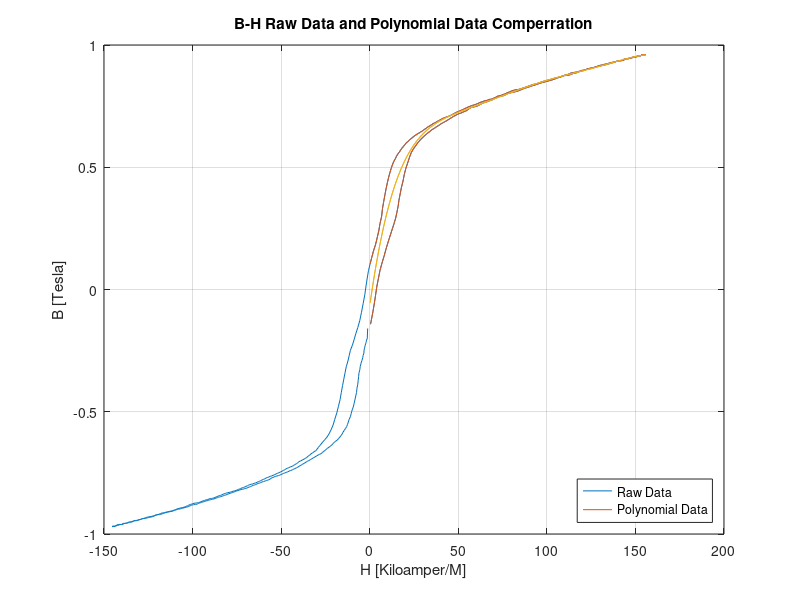
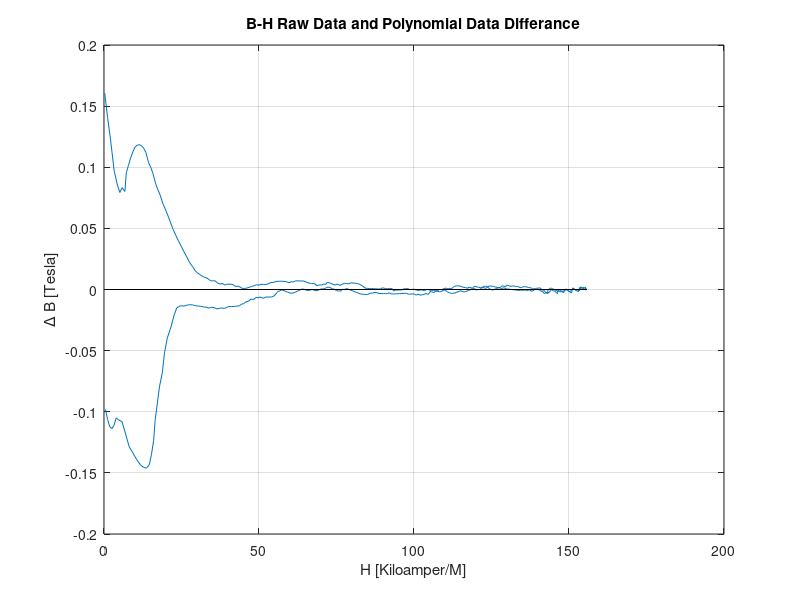

MATLAB code for these plots, in order:
%% Matlab initialization
format compact
close all
clc
%% Raw Data
H = [
    0.464409349
1.161022577
1.857635806
2.554249034
3.250863854
3.947477082
4.87629578
5.805114479
6.966138648
8.127161225
9.055979924
9.984797031
10.91361573
11.84243284
12.77125154
13.70007023
14.62888893
15.32550216
16.02211698
16.48652633
17.18313956
17.87975279
18.80857148
19.50518471
20.43400182
21.5950244
22.5238431
23.45266179
24.61368437
25.77470695
26.70352565
27.63234435
28.56116145
29.48998015
30.41879885
31.11541208
32.04423078
32.97304948
33.90186817
34.59848299
35.52730169
36.4561188
37.15273203
37.84934526
38.77816236
39.47477559
40.17139041
41.10020911
42.02902781
42.72564263
43.65446133
44.35107455
45.04768937
45.7443026
46.67311971
47.36973294
48.29855164
48.99516486
49.69177809
50.38839291
51.31721161
52.24603031
53.17484901
54.10366771
54.80028093
55.49689416
55.96130192
56.65791515
57.35452838
58.28334708
59.21216577
60.14098447
61.06980317
61.76641799
62.46303122
63.15964445
63.85625768
64.5528709
65.48168801
66.41050671
67.10712153
68.03594023
68.73255346
69.42916828
70.1257815
70.82239473
71.51900955
72.21562437
72.9122376
73.60885083
74.30546406
75.00207728
75.69869051
76.39530374
76.85971309
77.55632791
78.25294114
79.18175984
80.11057853
81.03939723
81.96821593
82.89703463
83.59364786
84.29026109
84.98687432
85.45128207
85.91569142
86.61230465
87.076714
87.77332882
88.70214752
89.39876075
90.09537557
90.79199039
91.48860361
91.95301296
92.64962619
93.34623942
94.04285265
94.73946588
95.4360791
96.13269392
96.82930715
97.52592038
98.2225352
98.91915002
99.61576325
100.0801726
100.7767874
101.2411968
101.93781
102.6344232
103.3310365
103.7954442
104.4920574
104.9564668
105.1886723
105.6530816
106.3496964
106.8141058
107.510719
108.2073322
108.9039471
109.3683564
110.0649696
110.7615829
111.4581961
112.1548093
112.8514225
113.3158319
113.7802412
114.2446506
114.7090599
115.1734693
115.8700825
116.3344919
117.0311067
117.495516
117.9599254
118.4243347
119.1209496
119.5853589
120.0497683
120.7463815
121.2107908
121.6751986
122.1396063
122.6040141
123.0684235
123.5328328
123.9972421
124.4616515
125.1582663
125.6226757
126.087085
126.5514944
127.0159037
127.2481076
127.7125169
128.1769263
128.6413356
129.105745
129.8023582
130.266766
130.7311737
131.1955831
131.6599924
132.1244018
132.5888111
133.0532205
133.5176298
133.9820392
134.2142447
134.678654
135.1430633
135.3752672
135.8396766
136.3040859
136.7684953
137.2329046
137.697314
138.1617233
138.3939272
138.6261327
138.8583381
139.3227475
139.5549514
140.0193607
140.2515646
140.7159724
140.9481762
141.4125856
141.8769949
142.3414043
142.8058136
143.270223
143.5024269
143.7346307
143.9668346
144.1990401
144.4312456
144.8956549
145.3600643
145.8244736
146.0566775
146.2888814
146.2888814
146.2888814
146.5210868
146.7532923
147.2177017
147.4499071
147.9143165
148.1465204
148.3787242
148.3787242
148.6109281
148.843132
149.0753359
149.3075397
149.5397436
150.004153
150.2363584
150.4685639
150.7007694
150.9329749
150.9329749
150.9329749
151.1651787
151.1651787
151.3973826
151.6295865
151.8617904
151.8617904
152.0939943
152.3261997
152.5584052
152.5584052
152.7906107
153.0228161
153.0228161
153.25502
153.4872255
153.4872255
153.7194294
153.7194294
153.4872255
153.7194294
153.9516332
153.9516332
154.1838371
154.416041
154.416041
154.6482465
154.6482465
154.6482465
154.6482465
154.6482465
154.6482465
154.8804519
155.1126574
155.3448629
155.5770684
155.3448629
155.3448629
155.3448629
155.3448629
155.3448629
155.5770684
155.3448629
155.3448629
155.3448629
155.3448629
155.3448629
155.3448629
155.3448629
155.1126574
154.8804519
154.6482465
154.6482465
154.416041
154.416041
154.416041
154.416041
154.416041
154.1838371
153.9516332
153.7194294
153.4872255
153.2550216
153.2550216
153.2550216
153.2550216
153.2550216
153.2550216
153.0228161
152.7906107
152.5584052
152.3261997
152.3261997
152.3261997
152.3261997
152.0939958
151.861792
151.3973826
151.1651787
150.9329749
150.7007694
150.4685639
150.2363584
150.004153
149.7719475
149.7719475
149.5397436
149.3075397
149.0753359
148.843132
148.6109281
148.3787242
148.1465204
147.9143165
147.6821126
147.4499087
147.2177032
146.9854978
146.7532923
146.288883
145.8244736
145.5922697
145.1278604
144.663451
144.4312456
143.9668362
143.7346307
143.5024269
143.270223
143.0380191
143.0380191
142.5736098
142.3414043
142.1091988
141.8769933
141.412584
140.9481762
140.4837685
140.0193607
139.554953
139.0905436
138.8583381
138.6261327
138.1617233
137.9295179
137.4651085
137.0006992
136.5362898
136.3040843
135.6074711
135.1430618
134.6786524
134.2142431
133.5176298
133.0532205
132.8210166
132.5888127
132.1244034
131.659994
131.4277886
130.9633792
130.266766
129.8023582
129.5701543
128.8735411
128.4091318
127.9447224
127.4803131
126.7836982
126.3192889
125.6226757
125.1582663
124.693857
124.2294476
123.7650383
123.3006289
122.8362196
122.1396063
121.4429931
120.7463799
120.2819705
119.5853573
119.120948
118.8887441
118.4243347
117.7277215
117.2633122
116.5666973
116.102288
115.4056748
114.7090599
114.2446506
113.7802412
113.0836264
112.6192171
112.1548093
111.6904
110.9937867
110.2971735
109.6005603
109.1361509
108.2073322
107.7429229
107.0463097
106.3496948
105.65308
105.1886707
104.4920574
103.7954442
103.3310365
102.6344232
101.93781
101.2411968
100.7767874
100.0801726
99.38355937
98.68694614
97.99033132
97.2937165
96.59710327
96.13269392
95.4360791
94.73946588
94.04285265
93.5784433
92.88183007
92.18521684
91.48860361
90.79199039
89.86317169
89.16655687
88.46994364
87.77332882
87.076714
86.38010077
85.68348754
84.98687432
84.29026109
83.36144398
82.66483075
81.73601205
81.03939723
80.34278401
79.64616919
78.94955437
78.25294114
77.55632791
76.85971309
76.16309986
75.23428275
74.53766953
73.60885083
72.68003372
71.98342049
71.51901114
70.82239632
70.1257831
69.42916828
68.73255346
67.80373476
66.87491606
66.17830124
65.24948413
64.32066703
63.39184833
62.6952351
61.76641799
61.06980317
60.37318835
59.67657512
58.74775643
58.05114161
57.35452838
56.42571127
55.49689257
54.80027934
53.87146224
52.94264354
52.24602872
51.54941549
50.62059679
49.92398197
49.22736874
48.53075552
47.60193682
46.90532359
46.20871036
45.27989166
44.35107296
43.42225426
42.49343557
41.33241299
40.63579976
39.70698106
39.01036783
38.08155073
37.61714138
36.68832268
35.75950557
35.06289234
34.36627752
33.20525495
32.50864172
31.8120269
30.8832082
30.18659497
29.48998015
28.56116145
27.63234435
26.70352565
25.77470695
24.84588984
23.91707114
22.98825244
22.29163922
21.36282052
20.43400182
19.73738859
19.04077536
18.11195666
17.41534344
16.71873021
15.78991151
15.09329669
14.39668346
13.46786476
12.77124994
12.07463672
11.37802349
10.68141026
9.984797031
9.288183803
8.591570575
7.894957346
7.198342527
6.733933177
5.805114479
5.108499659
4.179680961
3.250862262
2.089839684
1.161022577
0.23220547
-0.696613228
-1.393226456
-2.089839684
-2.786454504
-3.715273203
-4.644091901
-5.5729106
-6.733934769
-7.894957346
-8.823776045
-9.752593152
-10.91361573
-11.61022896
-12.30684219
-13.23566088
-13.9322757
-14.62888893
-15.32550216
-16.02211698
-16.71873021
-17.64754732
-18.57636601
-19.73738859
-20.6662057
-21.82722828
-22.98825244
-24.14927502
-25.3102976
-26.47132018
-27.40013888
-28.32895598
-29.02556921
-29.72218403
-30.41879885
-31.34761755
-32.27643625
-33.20525495
-33.90186817
-34.83068687
-35.5273001
-36.22391333
-37.15273203
-38.08155073
-39.01036783
-39.93918653
-40.63580135
-41.33241458
-42.26123328
-42.9578481
-43.8866668
-44.8154855
-45.74430419
-46.44091742
-47.36973453
-48.06634776
-48.76296099
-49.45957421
-50.38839291
-51.31721161
-52.01382484
-52.94264354
-53.87146224
-54.56807546
-55.26468869
-56.19350739
-56.89012062
-57.58673385
-58.51555255
-59.21216737
-59.90878059
-60.83759929
-61.53421411
-62.23082734
-62.92744057
-63.6240538
-64.32066703
-65.24948413
-65.94609736
-66.87491606
-67.80373476
-68.50034799
-68.96475733
-69.89357603
-70.59018926
-71.28680408
-71.9834189
-72.9122376
-73.37664695
-74.07326018
-74.76987341
-75.46648663
-76.16309986
-77.09191856
-77.78853338
-78.48514661
-79.41396531
-80.11058013
-80.80719335
-81.50380658
-82.2004214
-82.89703463
-83.59364786
-84.29026109
-84.98687432
-85.68348754
-86.14789689
-86.84451012
-87.30891947
-88.00553429
-88.70214752
-89.39876075
-90.09537557
-90.79199039
-91.48860361
-92.18521684
-92.88183007
-93.34623783
-94.04285106
-94.73946428
-95.20387363
-95.90048845
-96.59710327
-97.2937165
-97.75812585
-98.45474067
-99.1513539
-99.84796713
-100.5445819
-101.2411968
-101.93781
-102.4022193
-102.8666287
-103.3310365
-103.7954442
-104.2598536
-104.7242629
-105.4208761
-105.8852855
-106.5819003
-107.0463097
-107.7429229
-108.4395377
-109.1361525
-109.6005619
-110.2971751
-110.7615844
-110.9937883
-111.4581961
-111.9226038
-112.3870132
-113.0836264
-113.7802396
-114.244649
-114.9412638
-115.4056732
-115.8700825
-116.5666973
-117.0311067
-117.495516
-117.9599254
-118.4243347
-118.6565386
-119.120948
-119.5853573
-120.2819705
-120.514176
-120.9785854
-121.4429947
-121.9074025
-122.1396063
-122.8362196
-123.3006289
-123.9972421
-124.4616515
-124.9260608
-125.3904702
-125.8548795
-126.087085
-126.5514944
-127.0159037
-127.2481076
-127.7125169
-128.1769263
-128.4091318
-128.6413372
-129.1057466
-129.3379505
-129.5701543
-130.0345621
-130.4989699
-130.7311737
-131.1955831
-131.6599924
-131.8921979
-132.3566073
-132.8210166
-133.0532205
-133.2854244
-133.7498337
-133.7498337
-133.9820392
-134.4464485
-134.9108579
-135.1430618
-135.6074711
-135.839675
-136.0718805
-136.3040859
-136.5362914
-137.0007007
-137.4651101
-137.697314
-137.9295179
-138.3939272
-138.6261327
-138.8583381
-139.0905436
-139.3227491
-139.554953
-139.7871568
-139.7871568
-140.0193607
-140.2515646
-140.2515646
-140.4837685
-140.9481762
-141.1803801
-141.412584
-141.6447879
-141.6447879
-141.6447879
-141.8769933
-142.1091988
-142.3414043
-142.5736098
-142.8058152
-142.8058152
-142.8058152
-143.0380191
-143.270223
-143.5024269
-143.7346307
-143.9668346
-143.9668346
-143.9668346
-143.9668346
-143.9668346
-143.9668346
-143.9668346
-143.9668346
-143.9668346
-143.9668346
-144.1990401
-144.4312456
-144.663451
-144.8956565
-145.127862
-145.127862
-145.127862
-145.127862
-145.127862
-145.127862
-145.127862
-145.127862
-145.127862
-144.8956565
-144.8956565
-145.1278604
-145.1278604
-145.1278604
-145.3600659
-145.3600659
-145.127862
-145.127862
-145.127862
-145.127862
-144.8956565
-144.8956565
-144.8956565
-144.8956565
-144.663451
-144.8956565
-144.8956565
-144.663451
-144.4312456
-144.4312456
-144.1990401
-143.9668346
-143.9668346
-143.9668346
-143.9668346
-143.9668346
-143.9668346
-143.7346307
-143.5024269
-143.270223
-143.0380191
-142.8058152
-142.8058152
-142.8058152
-142.8058152
-142.8058152
-142.5736098
-142.5736098
-142.5736098
-142.1092004
-141.8769949
-141.8769949
-141.6447895
-141.412584
-141.412584
-141.412584
-141.1803801
-140.9481762
-140.7159724
-140.7159724
-140.2515646
-140.0193607
-139.7871568
-139.3227475
-139.0905436
-139.0905436
-138.8583381
-138.6261327
-138.6261327
-138.3939272
-137.9295179
-137.697314
-137.4651101
-137.2329062
-136.7684969
-136.5362914
-136.3040859
-136.0718805
-135.6074711
-135.3752672
-135.1430633
-134.9108595
-134.4464501
-134.2142447
-133.9820392
-133.7498337
-133.5176282
-133.2854244
-133.0532205
-132.5888111
-132.1244018
-131.6599924
-131.427787
-130.9633776
-130.7311737
-130.266766
-129.8023582
-129.3379505
-129.1057466
-128.8735427
-128.6413372
-128.4091318
-128.1769263
-127.7125169
-127.2481076
-126.7836982
-126.3192889
-125.8548795
-125.3904702
-124.9260608
-124.4616515
-123.9972421
-123.5328328
-123.0684235
-122.6040141
-122.3718102
-121.9074025
-121.4429947
-121.2107908
-120.7463815
-120.2819721
-119.8175628
-119.120948
-118.6565386
-118.1921293
-117.7277199
-117.2633106
-117.0311067
-116.3344919
-115.8700825
-115.4056732
-114.9412638
-114.4768545
-114.2446506
-113.7802412
-113.083628
-112.6192187
-112.1548093
-111.4581961
-110.9937883
-110.7615844
-110.2971751
-109.6005619
-109.1361525
-108.6717432
-107.9751284
-107.2785151
-106.8141058
-106.3496964
-105.6530816
-105.1886723
-104.7242629
-104.2598536
-103.5632403
-103.0988326
-102.4022193
-101.93781
-101.2411968
-100.7767874
-100.0801726
-99.38355937
-98.68694614
-98.22253679
-97.52592197
-97.06151262
-96.59710327
-96.13269392
-95.4360791
-94.97166975
-94.27505653
-93.81064718
-93.11403395
-92.64962619
-91.72080908
-91.25639973
-90.55978651
-89.86317169
-89.16655687
-88.70214752
-88.00553429
-87.30891947
-86.61230624
-85.91569301
-85.45128366
-84.75467044
-84.05805721
-83.36144398
-82.66483075
-81.96821752
-81.2716027
-80.57498948
-80.11058013
-79.41396531
-78.71735049
-78.02073726
-77.55632791
-76.85971309
-76.39530374
-75.69869051
-75.23428116
-74.30546246
-73.60884924
-72.68003213
-71.9834189
-71.0546002
-70.59019085
-69.89357763
-69.42916828
-68.73255346
-68.03594023
-67.339327
-66.64271218
-65.71389348
-65.01728025
-64.32066703
-63.6240538
-62.92744057
-62.23082734
-61.53421411
-60.83759929
-59.90878059
-58.9799619
-58.28334708
-57.58673226
-56.89011903
-56.1935058
-55.72909804
-55.03248481
-54.10366771
-53.17484901
-52.47823419
-51.54941549
-50.85280226
-50.15618744
-49.45957421
-48.76296099
-48.06634776
-47.13752906
-46.20871195
-45.51209872
-44.58328003
-43.65446133
-42.9578481
-42.26123328
-41.33241458
-40.63580135
-39.93918653
-39.24257171
-38.54595848
-37.84934526
-37.15273203
-36.4561188
-35.75950557
-35.06289234
-34.36627752
-33.43745883
-32.7408456
-31.8120269
-30.8832082
-29.9543895
-29.25777468
-28.32895598
-27.40013888
-26.70352565
-26.23911789
-25.31030078
-24.61368755
-23.91707274
-22.98825404
-22.05943534
-21.36282052
-20.6662057
-19.96959247
-19.27297924
-18.34416054
-17.64754732
-16.95093409
-16.25432086
-15.55770604
-15.09329669
-14.39668346
-13.70007023
-13.00345541
-12.53904606
-12.07463672
-11.61022737
-10.91361414
-10.44920638
-9.984798622
-9.288185394
-8.823776045
-8.359366696
-7.894957346
-7.430547997
-7.198344118
-6.733934769
-6.501729299
-6.269523828
-6.037318358
-5.572909008
-5.34070513
-4.87629578
-4.411886431
-3.947477082
-3.715271611
-3.250862262
-3.250862262
-3.018658383
-2.786454504
-2.554250625
-2.322045155
-2.089841276
-1.857635806
-1.857635806
-1.393226456
-1.161022577


];

B = [
    -0.141947651
-0.115956136
-0.088952277
-0.058911395
-0.025833504
0.009269079
0.044261841
0.078242281
0.109075889
0.136872466
0.16174181
0.18458649
0.206418791
0.227238758
0.248058702
0.26887869
0.291723347
0.314677837
0.339656995
0.364745985
0.390737479
0.416728972
0.443622991
0.470626819
0.496508525
0.521268064
0.54208803
0.55987097
0.574507075
0.586106153
0.595790349
0.604462233
0.61212176
0.618768952
0.625416122
0.630148433
0.635783246
0.641418082
0.646040583
0.650772871
0.655395349
0.659005516
0.66272547
0.666445424
0.670055568
0.673775522
0.677495476
0.681105642
0.684715764
0.68742336
0.691033504
0.694753458
0.697461055
0.701181031
0.70479122
0.708511174
0.711108961
0.714828893
0.716524133
0.71923173
0.720817205
0.724427371
0.727025202
0.729623033
0.732330653
0.736050584
0.738867992
0.741575589
0.744283208
0.745868661
0.747454135
0.74903961
0.751637441
0.75434506
0.757052679
0.759760276
0.762467874
0.764163136
0.765748589
0.768346377
0.771054017
0.772639492
0.774334754
0.777042373
0.77974997
0.781445211
0.78415283
0.786860448
0.788555711
0.789238661
0.790933945
0.791616851
0.793312114
0.795007376
0.797824805
0.799520089
0.802227686
0.803813117
0.805398569
0.806984022
0.808569474
0.810154971
0.811850278
0.81354554
0.815240803
0.817045875
0.818850947
0.82054621
0.822351304
0.824046566
0.825632018
0.827327281
0.829022543
0.830717805
0.83241309
0.834218184
0.834901089
0.836596352
0.838291614
0.839986877
0.84168214
0.843377446
0.845072708
0.846767971
0.847450876
0.849146138
0.850841378
0.851634116
0.852317043
0.854122137
0.854805065
0.856500327
0.85819559
0.860000663
0.86068359
0.862488684
0.864403566
0.865196325
0.865879275
0.867684324
0.869379565
0.870062493
0.871757733
0.873562783
0.875258067
0.874928638
0.875611566
0.876294516
0.877989801
0.878782538
0.880587632
0.881380369
0.883185441
0.883978179
0.884661106
0.885453844
0.887149106
0.888954156
0.889746871
0.891551921
0.893247183
0.89403992
0.893820323
0.895515585
0.896308323
0.898113395
0.899918468
0.90172354
0.902516278
0.903309015
0.903089395
0.902869776
0.903552725
0.904345485
0.906150579
0.906943316
0.90874841
0.909650935
0.910443651
0.910224031
0.912029103
0.912821818
0.913504724
0.91429744
0.915090156
0.915882893
0.91667563
0.917468368
0.918261105
0.919053842
0.919846579
0.920639317
0.921541864
0.922334601
0.923127338
0.924029885
0.924822623
0.92561536
0.926408097
0.928213169
0.92799355
0.928786265
0.92968879
0.930591315
0.931493862
0.933298912
0.934201437
0.934994152
0.935896677
0.936689393
0.936579606
0.936360008
0.937152768
0.93693317
0.936713551
0.937506266
0.939421148
0.939311317
0.941226199
0.942128745
0.943031292
0.942811673
0.94360441
0.943384791
0.943274981
0.943165172
0.944177528
0.945189885
0.946092432
0.946994979
0.947787716
0.947677906
0.947458287
0.947348477
0.948251002
0.949263337
0.950165862
0.95106841
0.951970957
0.951861169
0.951751382
0.951531785
0.951421975
0.951312165
0.951202355
0.952104879
0.953117214
0.954129549
0.955032074
0.956044409
0.955934599
0.95582479
0.95571498
0.95571498
0.955605171
0.955495361
0.955385551
0.955385551
0.955275741
0.955165931
0.956178288
0.957080835
0.957983382
0.958995738
0.958885951
0.958885951
0.95899576
0.958885951
0.958776142
0.959788476
0.959678667
0.959568857
0.959568857
0.959459047
0.959459047
0.959459047
0.959459047
0.959459047
0.959459047
0.959349237
0.959239427
0.959129617
0.959019807
0.960141952
0.960141952
0.960141952
0.960141952
0.960141952
0.959019807
0.959129617
0.959129617
0.960141974
0.960141974
0.960141974
0.961154309
0.961154309
0.960251762
0.960361572
0.960471382
0.959459047
0.959568857
0.959568857
0.959568857
0.959568857
0.959568857
0.959678667
0.959788476
0.959898286
0.958995738
0.958093191
0.958093191
0.957080834
0.956068478
0.957080834
0.957080834
0.956178288
0.956288098
0.956397908
0.955495361
0.955495361
0.955495361
0.955495361
0.95560517
0.95571498
0.955934599
0.955032074
0.954129549
0.953227024
0.952324499
0.951421975
0.951531785
0.951641595
0.951641595
0.951751382
0.951861169
0.950958622
0.95106841
0.950165862
0.949263337
0.948360812
0.948470621
0.947568096
0.946665549
0.946775359
0.945872812
0.945982622
0.945189885
0.945409504
0.944506957
0.944726576
0.943933839
0.944043649
0.943250934
0.942348387
0.941445862
0.940543336
0.938628454
0.937616098
0.936823382
0.935920836
0.935018289
0.935128099
0.935347696
0.934554959
0.934774577
0.93398184
0.933189102
0.932396387
0.932506196
0.93160365
0.930810934
0.930920744
0.930128029
0.929335314
0.928542599
0.928652409
0.926957146
0.926164409
0.924359315
0.923566578
0.922883628
0.92209089
0.921188343
0.921298153
0.920505415
0.9197127
0.918810153
0.918017416
0.917334466
0.916541706
0.914626824
0.913943918
0.913151203
0.911346175
0.909541147
0.908858242
0.908065527
0.907382599
0.90658984
0.90579708
0.905004321
0.903199227
0.901394133
0.900601396
0.899918468
0.898223183
0.897540233
0.896747496
0.896064568
0.894259496
0.893356971
0.892564256
0.891881328
0.890076278
0.889393373
0.888600657
0.887917752
0.887234846
0.886442109
0.88564935
0.883954066
0.882148972
0.880343899
0.879551162
0.877855899
0.877172971
0.875477687
0.873672593
0.872087118
0.870282068
0.868586828
0.867903922
0.86620866
0.865415945
0.864733017
0.863037733
0.86123266
0.860549732
0.858854448
0.857159163
0.856366426
0.855683499
0.853988236
0.852292974
0.851610046
0.849914784
0.848219522
0.84641445
0.844719188
0.843023925
0.841328663
0.839523591
0.83985302
0.838157757
0.836462494
0.83476721
0.833181713
0.830474072
0.82877881
0.827083548
0.825388286
0.823693045
0.821997805
0.82030252
0.818607236
0.818034117
0.81735119
0.815765715
0.814070431
0.812375146
0.810679862
0.807972266
0.806277025
0.804581785
0.801874188
0.799166591
0.797581116
0.794873496
0.793288022
0.791702547
0.790007262
0.787189855
0.785494593
0.782786996
0.781091756
0.778384159
0.777811041
0.77521321
0.773517926
0.771932451
0.770346976
0.767749145
0.766053904
0.763456116
0.76074852
0.75905328
0.756345682
0.754760186
0.753064902
0.751369617
0.748771785
0.746173998
0.743466423
0.740868635
0.737258491
0.734550894
0.73285561
0.730257778
0.727550138
0.725854853
0.723147212
0.719537068
0.716829471
0.714121873
0.710511729
0.707913942
0.706328468
0.702718302
0.70023028
0.697522682
0.693912538
0.690192584
0.687594797
0.684777412
0.681167246
0.678569436
0.674849504
0.671129551
0.66661686
0.662896906
0.659176952
0.654554451
0.650834498
0.647114544
0.6435044
0.638881921
0.635271755
0.630649254
0.626026753
0.620391917
0.61475706
0.610024749
0.604389914
0.597742744
0.591998098
0.58524114
0.577581636
0.569812299
0.562042984
0.553371122
0.544589451
0.533783111
0.522074245
0.509243191
0.494387489
0.477507074
0.458601968
0.43767217
0.413705367
0.387713852
0.359697667
0.330669126
0.299506105
0.269575039
0.239534185
0.210615475
0.182709122
0.156937241
0.131055551
0.105173858
0.077267476
0.047226604
0.01414871
-0.021966218
-0.05797135
-0.092964127
-0.125932224
-0.155753483
-0.181525372
-0.205382364
-0.227214666
-0.248937157
-0.27087929
-0.2928214
-0.31566608
-0.34064526
-0.366636754
-0.392628225
-0.42064441
-0.449672929
-0.477579305
-0.504473367
-0.531257598
-0.554102256
-0.573800078
-0.590460873
-0.604084621
-0.613659029
-0.623233438
-0.631905278
-0.639564783
-0.646321785
-0.653078765
-0.65882341
-0.66344591
-0.668068411
-0.67269089
-0.677423178
-0.682045679
-0.686777968
-0.690497922
-0.694108066
-0.697718232
-0.701328376
-0.703926186
-0.708658474
-0.712378428
-0.71598855
-0.719708503
-0.723318669
-0.725916478
-0.728514288
-0.731221929
-0.733819739
-0.737539671
-0.740247268
-0.742954865
-0.746565009
-0.749162796
-0.751870438
-0.754468269
-0.758078435
-0.759773698
-0.762481295
-0.764066725
-0.766774323
-0.768469607
-0.771067416
-0.773775057
-0.776482699
-0.779080508
-0.781788105
-0.784495702
-0.786190942
-0.788898539
-0.790593802
-0.793191612
-0.794886896
-0.796472371
-0.798057846
-0.800765487
-0.802570581
-0.805168368
-0.807875965
-0.809571205
-0.811266445
-0.813864233
-0.815669327
-0.817364611
-0.82007223
-0.821767493
-0.823462756
-0.82504823
-0.826743514
-0.828438777
-0.830024229
-0.830707135
-0.832402397
-0.83409766
-0.835792944
-0.837488228
-0.84019587
-0.841891132
-0.843586395
-0.845281679
-0.847086773
-0.848782014
-0.850587064
-0.852282304
-0.853977544
-0.85466045
-0.855343399
-0.857038683
-0.85873399
-0.859416918
-0.862124537
-0.862917253
-0.864612537
-0.8663078
-0.868112894
-0.869808156
-0.87150344
-0.872186324
-0.872979017
-0.873661922
-0.87434485
-0.876040113
-0.877735419
-0.879430725
-0.881126009
-0.882931081
-0.884736153
-0.885528869
-0.887333942
-0.889139036
-0.889931795
-0.891627058
-0.892419795
-0.8931027
-0.893895393
-0.895590612
-0.896273539
-0.898981158
-0.900786252
-0.902481514
-0.903274252
-0.904176777
-0.904969515
-0.905762253
-0.906555012
-0.90723794
-0.908933246
-0.909725984
-0.910408911
-0.911201648
-0.913006742
-0.91368967
-0.91347005
-0.914262788
-0.916067838
-0.916860553
-0.917763056
-0.919568106
-0.921373156
-0.922056106
-0.922958653
-0.922739055
-0.924544127
-0.925336865
-0.92623939
-0.926922318
-0.92872739
-0.928397983
-0.92919072
-0.929983458
-0.930776195
-0.931568932
-0.932471479
-0.933264194
-0.93405691
-0.934959435
-0.936764507
-0.937557222
-0.937447412
-0.938349959
-0.939142718
-0.939032931
-0.940947813
-0.941740551
-0.942533288
-0.943435814
-0.944228529
-0.944008932
-0.944911478
-0.944691859
-0.945484574
-0.946387099
-0.947289625
-0.948082362
-0.948082362
-0.948984909
-0.948765311
-0.948545714
-0.949448239
-0.950240976
-0.950131167
-0.951033692
-0.952948573
-0.95385112
-0.954643857
-0.955436594
-0.956339142
-0.956229332
-0.956009713
-0.956912237
-0.955790093
-0.955680283
-0.956582808
-0.957485355
-0.958387902
-0.960412571
-0.961315119
-0.961205331
-0.961205331
-0.9610955
-0.960875881
-0.961778406
-0.962680931
-0.9625711
-0.963583457
-0.964595813
-0.963473669
-0.963363859
-0.964266405
-0.964156596
-0.964046786
-0.96505912
-0.966071477
-0.966974024
-0.966864237
-0.967766784
-0.968669331
-0.968559522
-0.968559522
-0.969571857
-0.968559522
-0.967547187
-0.967547187
-0.967547187
-0.967547187
-0.968559522
-0.969571857
-0.969462047
-0.969352237
-0.969242427
-0.969132617
-0.969022807
-0.969022807
-0.969022807
-0.969022807
-0.969022807
-0.969022807
-0.969022807
-0.969022807
-0.969022807
-0.969132617
-0.969132617
-0.969022807
-0.970035164
-0.970035164
-0.969925354
-0.969925354
-0.970035163
-0.969022807
-0.969022807
-0.969022807
-0.968120282
-0.968120282
-0.968120282
-0.968120282
-0.967217757
-0.968120282
-0.968120282
-0.968230092
-0.968339902
-0.969352237
-0.969462047
-0.969571857
-0.969571857
-0.968559522
-0.968559522
-0.967547187
-0.966534853
-0.965632305
-0.965742093
-0.964839545
-0.964949333
-0.964046786
-0.964046786
-0.964046786
-0.963034451
-0.963034451
-0.964156596
-0.964156596
-0.962131926
-0.962351546
-0.962461356
-0.961448999
-0.960546452
-0.961668575
-0.961668575
-0.960656218
-0.960766049
-0.960875881
-0.960985712
-0.960985712
-0.961205331
-0.961315119
-0.961424906
-0.960632169
-0.959729622
-0.958717287
-0.957814762
-0.956912237
-0.956912237
-0.957022047
-0.95622931
-0.95633912
-0.956448929
-0.955546382
-0.954753645
-0.954863454
-0.953960908
-0.953058361
-0.95327798
-0.95338779
-0.953497599
-0.952595074
-0.951802337
-0.95089979
-0.949997243
-0.948082362
-0.947179815
-0.94627729
-0.946387099
-0.945594384
-0.945814004
-0.946033623
-0.945131076
-0.943326026
-0.942423501
-0.941630763
-0.940838025
-0.941057644
-0.940155075
-0.939252506
-0.938349959
-0.937447412
-0.936544865
-0.936764507
-0.936984148
-0.936191433
-0.935398718
-0.934606003
-0.933813265
-0.933020528
-0.932227791
-0.931435053
-0.930642316
-0.929849557
-0.929056797
-0.928154272
-0.927361534
-0.92555644
-0.923641558
-0.921836486
-0.921043726
-0.920250989
-0.920580419
-0.920800038
-0.920007323
-0.919214608
-0.918421892
-0.916507032
-0.914811792
-0.914019077
-0.913226362
-0.912433625
-0.911640887
-0.91073834
-0.909945603
-0.909262653
-0.908469915
-0.907677156
-0.906994228
-0.90620149
-0.904286609
-0.902481514
-0.901798587
-0.901005827
-0.899200733
-0.898517806
-0.897834878
-0.897042141
-0.895237113
-0.894554208
-0.893761492
-0.892968799
-0.891163749
-0.890480799
-0.889688062
-0.887992777
-0.886187683
-0.88449242
-0.882687348
-0.880992064
-0.880309136
-0.878613874
-0.878833471
-0.878150544
-0.876345494
-0.874540444
-0.873747729
-0.872052489
-0.870247417
-0.869564489
-0.867759417
-0.867076489
-0.865271395
-0.863685942
-0.861880848
-0.86119792
-0.859502636
-0.858819708
-0.858026949
-0.856331709
-0.854636447
-0.852941184
-0.851245921
-0.849440872
-0.848757922
-0.847062637
-0.845367375
-0.843672112
-0.841976849
-0.840281587
-0.838586303
-0.836781209
-0.835085925
-0.833390641
-0.8316954
-0.830902707
-0.829207445
-0.827402373
-0.82570711
-0.823902016
-0.82231652
-0.820621257
-0.818023447
-0.81734052
-0.815755045
-0.813949973
-0.813267045
-0.81247433
-0.809766711
-0.808071449
-0.806376186
-0.803668567
-0.801070758
-0.799375496
-0.797680233
-0.794972614
-0.793277351
-0.791582089
-0.789886826
-0.787179229
-0.785593799
-0.78299599
-0.781300706
-0.779605422
-0.777910137
-0.775202496
-0.77238511
-0.769677513
-0.767079725
-0.764481938
-0.762786698
-0.761201202
-0.759505917
-0.756798298
-0.755103014
-0.752395372
-0.75070011
-0.748102323
-0.745504535
-0.742796938
-0.740199128
-0.737601319
-0.7348937
-0.732186059
-0.729588228
-0.726880608
-0.723160677
-0.72045308
-0.717745483
-0.714025529
-0.711317932
-0.708610291
-0.704890315
-0.702182695
-0.699475099
-0.695864955
-0.692145023
-0.688534879
-0.684924735
-0.680302256
-0.677594637
-0.673984471
-0.671386684
-0.666654395
-0.663836966
-0.658202152
-0.65448222
-0.64974991
-0.645127409
-0.639492551
-0.635772576
-0.630027931
-0.625295642
-0.620563354
-0.615940875
-0.610196252
-0.604451606
-0.597694604
-0.590937625
-0.584070857
-0.57630152
-0.568532206
-0.560762913
-0.55187141
-0.541967595
-0.531051422
-0.520245059
-0.507304173
-0.494363353
-0.480519942
-0.466566765
-0.451601254
-0.435623386
-0.420657853
-0.40355784
-0.387579972
-0.371492273
-0.356416952
-0.340329275
-0.327388433
-0.314337781
-0.301396918
-0.290480745
-0.279564573
-0.269550948
-0.259647132
-0.25154841
-0.242547141
-0.235570542
-0.228593964
-0.222629722
-0.216665479
-0.211713572
-0.206651854
-0.201809734
-0.159401134
];
j=1;
for i=1:length(H)
    if H(i)>=0
    pos_H(j) = H(i);
    pos_B(j) = B(i);
    j=j+1;
    end
end

 pol = polyfit(pos_H,pos_B,6);
 B_pol = polyval(pol,pos_H);

figure()
plot(H,B)
hold 'on'
plot(pos_H,pos_B)
hold 'on'
plot(pos_H,B_pol)
grid 'on'
xlabel('H [Kiloamper/M]')
ylabel('B [Tesla]')
title('B-H Raw Data and Polynomial Data Comperration')
grid 'on'
legend('Raw Data', 'Polynomial Data', 'Location','southeast' )
int_x = linspace(min(pos_H),max(pos_H));

figure()
zero = zeros(length(pos_H));
plot(pos_H,pos_B-B_pol)
hold 'on';
plot(pos_H,zero,'black');
title('B-H Raw Data and Polynomial Data Differance')
xlabel('H [Kiloamper/M]')
ylabel('\Delta B [Tesla]')
grid 'on'